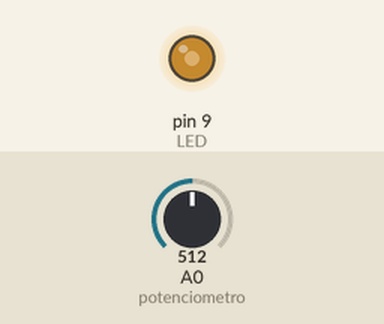
Simulated run of this sketch. Board: Arduino Uno, built with avr-gcc and run on an emulated ATmega328P. On the bench: output pins drawn as LEDs (lit = HIGH). The test bench sets the inputs (shaded band); at power-on: A0 (potenciometro) = 512.

Above: at 1.2 s.
1.3 s: A0 (potenciometro) set to 716
At 2.2 s:
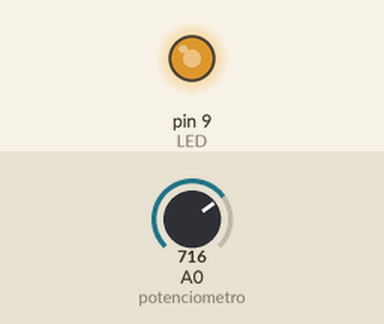
2.8 s: A0 (potenciometro) set to 900
At 3.4 s:
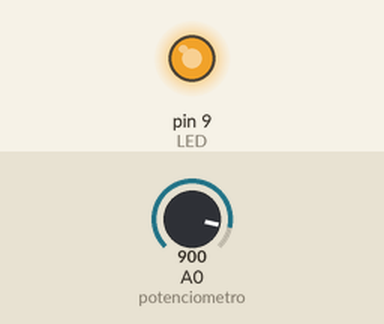
4.3 s: A0 (potenciometro) set to 122
At 5.5 s:
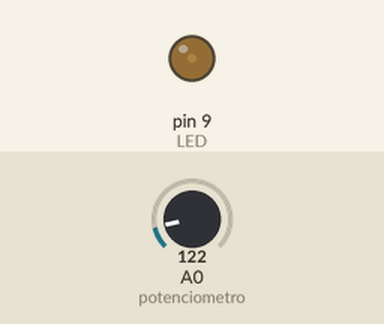
5.8 s: A0 (potenciometro) set to 0
At 6.8 s:
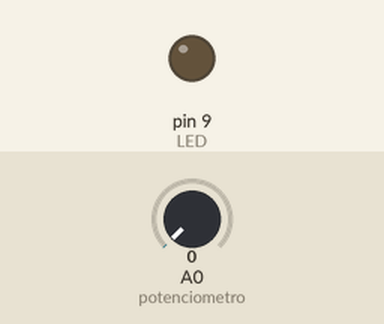
7.3 s: A0 (potenciometro) set to 511
At 8.0 s:
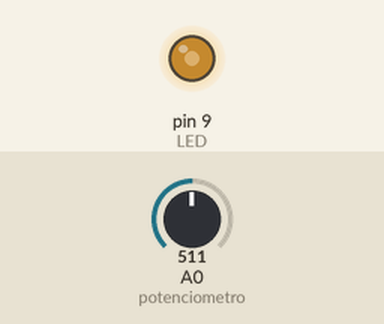
Timing chart, 0 to 9.8 s (numbered marks = the images above; inputs shaded):
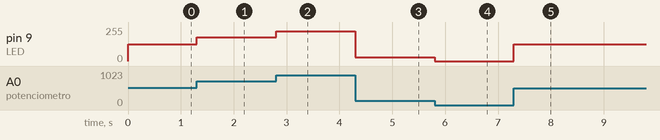

Measured:
- after the input at 1.3 s, pin 9 (LED): 127/255 → 178/255 at once
- after the input at 2.8 s, pin 9 (LED): 178/255 → 224/255 at once
- after the input at 4.3 s, pin 9 (LED): 224/255 → 30/255 at once
- after the input at 5.8 s, pin 9 (LED): 30/255 → 0/255 at once
- after the input at 7.3 s, pin 9 (LED): 0/255 → 127/255 at once

The sketch:

prac3_pwd_LED_con_potenciometro.ino
```cpp
// LED -> D9 (pregresivo ancho pulso)
// pin central potenciometro -> A0

int LED = 9;
int potenciometro = A0;
int salida;
int valueLED;


void setup() {
  pinMode(LED, OUTPUT);
}


void loop() {
  salida = analogRead(potenciometro);
  valueLED = map(salida, 0, 1023, 0, 255);
  analogWrite(LED, valueLED);
  delay(1);
}
```
